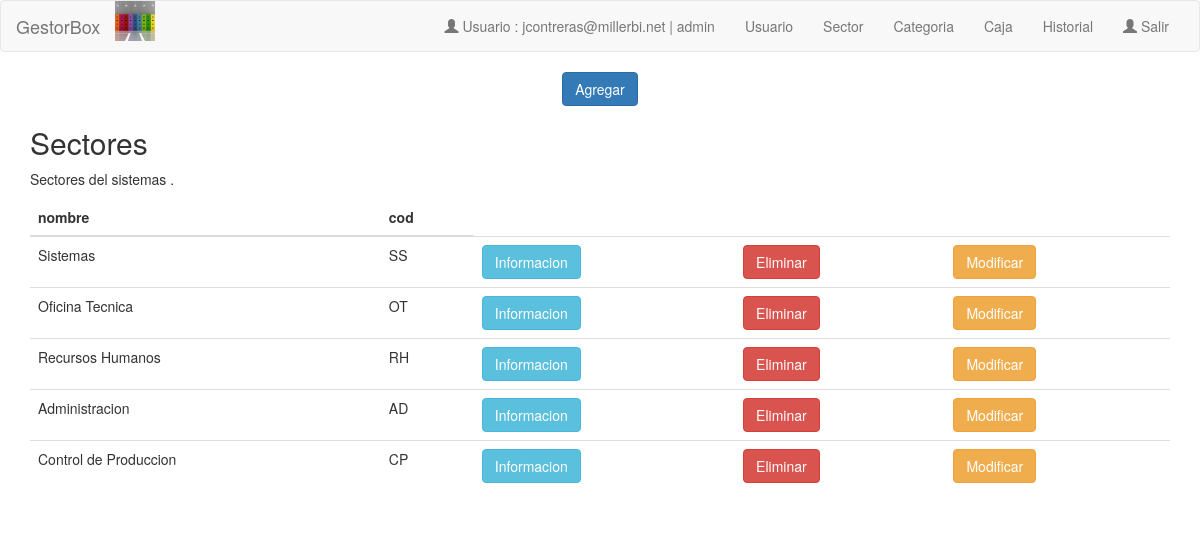
Page /views/list_sectores.php (signed in) on the committed database.
### tables this page shows
CREATE TABLE `sector` (
  `id_sector` int(11) NOT NULL,
  `nombre` text NOT NULL,
  `cod` text NOT NULL
);

### models/gestor_base.php (called while the page is built)
<?php
class GestorBase {
	static protected function connection() {
    $connection = new Connection();
    $connection = $connection->getConnection();
    return $connection;
  }
}

### models/sector.php (called while the page is built, shortened)
<?php
include_once "gestor_base.php";
class Sector extends GestorBase {
  static public function listAll() {
    $query = Sector::connection()->prepare("SELECT * FROM sector");
    $query->execute();
    return $query->fetchAll();
  }
}
?>

### views/list_sectores.php (the view, shortened to what this page needs)
<?php
 require_once("../models/sector.php");
 $sectores = Sector::listAll();
 ?>
<!DOCTYPE html>
<html lang="en">
<head>
</head>
<body>
  <?php include '../views/navbar.php';?>
<?php if (isset($_SESSION['email'])){
           if ($_SESSION['rol'] != "archivador") { ?>
   <center> <th><a  href="../views/add_sector.php"  class="btn btn-primary" role="button" >Agregar</a></th></center>
<?php          }
           else { ?>
              <td> <?php echo  " "; ?> </td>
<?php
           }
        }?>
<div class="container">
  <h2>Sectores </h2>
  <p> Sectores del sistemas .</p>
  <table class="table">
    <thead>
      <tr>
        <th>nombre</th>
        <th>cod</th>
      </tr>
    </thead>
    <tbody>
  <?php  foreach ($sectores AS $s) {   ?>
      <tr>
        <td><?php echo  $s["nombre"]?></td>
        <td><?php echo  $s["cod"] ?></td>
<?php if (isset($_SESSION['email'])){
           if ($_SESSION['rol'] != "archivador") { ?>
     <th><a href="../views/show_sector.php?id_sector=<?php echo  $s["id_sector"] ?>"  class="btn btn-info" role="button" >Informacion</a></th>
        <th><a  href="../views/delete_sector.php?id_sector=<?php echo  $s["id_sector"] ?>"  class="btn btn-danger" role="button" >Eliminar</a></th>
        <th><a  href="../views/edit_sector.php?id_sector=<?php echo  $s["id_sector"] ?>"  class="btn btn-warning" role="button" >Modificar</a></th>
<?php          }
           else { ?>
              <td><?php echo  " "; ?></td>
<?php
           }
        }?>
  <?php } ?>
      </tr>
    </tbody>
  </table>
</div>
</body>
</html>

### views/navbar.php (shortened to what this page needs)
<link rel="stylesheet" href="https://maxcdn.bootstrapcdn.com/bootstrap/3.3.7/css/bootstrap.min.css">
<!DOCTYPE html>
<html lang="en">
<head>
  <link rel="stylesheet" href="https://maxcdn.bootstrapcdn.com/bootstrap/3.3.7/css/bootstrap.min.css">
</head>
<body>
<nav class="navbar navbar-default">
  <div class="container-fluid">
    <div class="navbar-header">
      <a class="navbar-brand" href="/gestorbox2018/index.php">GestorBox</a><img src="/gestorbox2018/imagen/fondo.jpg" alt="Mountain View" width="40" height="40">
    </div>
    <div class="collapse navbar-collapse" id="myNavbar">
      <ul class="nav navbar-nav navbar-right">
       <li><a href=""><span class="glyphicon glyphicon-user"></span>
       <?php    if (!isset($_SESSION['email'])){
              echo "";
              ?>
              <li><a href="/gestorbox2018/views/login.php"> Ingresar</a></li>
              <?php
         }  else {    echo  'Usuario : '.$_SESSION['email'].' | '.$_SESSION['rol'] ;
                 ?>
         <?php  if( $_SESSION['rol'] == "admin"){  ?>
        <li><a href="/gestorbox2018/views/list_users.php">Usuario</a></li>
        <li><a href="/gestorbox2018/views/list_sectores.php">Sector</a></li>
         <?php } ?>
      <li><a href="/gestorbox2018/views/list_categorias.php">Categoria</a></li>
      <li><a href="/gestorbox2018/views/list_cajas.php">Caja</a></li>
      <li><a href="/gestorbox2018/views/list_historiales.php">Historial</a></li>
        <li><a href="/gestorbox2018/controllers/logout.php/"><span class="glyphicon glyphicon-user"></span> Salir </a></li> <?php
       }  ?> </a></li>
      </ul>
    </div>
  </div>
</nav>
</body>
</html>

### rows in the picture
sector: nombre "Sistemas", cod "SS"
sector: nombre "Oficina Tecnica", cod "OT"
sector: nombre "Recursos Humanos", cod "RH"
sector: nombre "Administracion", cod "AD"
sector: nombre "Control de Produccion", cod "CP"

### other values in the picture
$_SESSION['email'] "jcontreras@millerbi.net"
$_SESSION['rol'] "admin"
